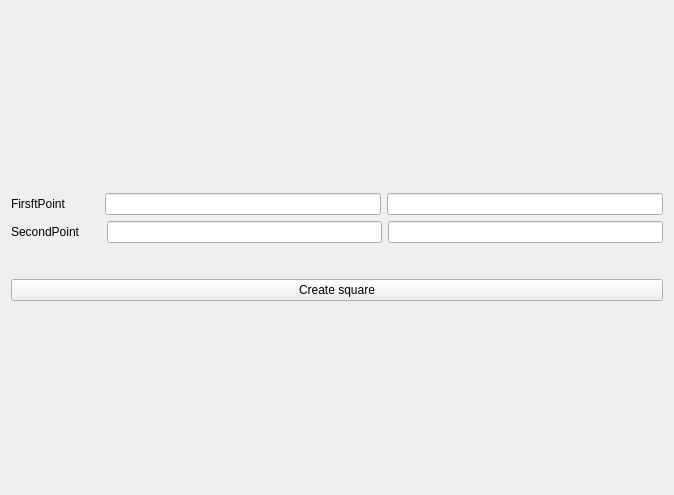
<?xml version="1.0" encoding="UTF-8"?>
<ui version="4.0">
 <class>CreateSquare</class>
 <widget class="QWidget" name="CreateSquare">
  <property name="geometry">
   <rect>
    <x>0</x>
    <y>0</y>
    <width>674</width>
    <height>495</height>
   </rect>
  </property>
  <property name="windowTitle">
   <string>Form</string>
  </property>
  <layout class="QVBoxLayout" name="verticalLayout">
   <item>
    <layout class="QVBoxLayout" name="verticalLayout_3">
     <item>
      <layout class="QHBoxLayout" name="horizontalLayout">
       <item>
        <widget class="QLabel" name="label">
         <property name="text">
          <string>FirsftPoint</string>
         </property>
        </widget>
       </item>
       <item>
        <spacer name="horizontalSpacer">
         <property name="orientation">
          <enum>Qt::Horizontal</enum>
         </property>
         <property name="sizeType">
          <enum>QSizePolicy::Fixed</enum>
         </property>
         <property name="sizeHint" stdset="0">
          <size>
           <width>33</width>
           <height>20</height>
          </size>
         </property>
        </spacer>
       </item>
       <item>
        <widget class="QLineEdit" name="x1_square"/>
       </item>
       <item>
        <widget class="QLineEdit" name="y1_square"/>
       </item>
      </layout>
     </item>
     <item>
      <layout class="QHBoxLayout" name="horizontalLayout_2">
       <item>
        <widget class="QLabel" name="label_2">
         <property name="text">
          <string>SecondPoint</string>
         </property>
        </widget>
       </item>
       <item>
        <spacer name="horizontalSpacer_2">
         <property name="orientation">
          <enum>Qt::Horizontal</enum>
         </property>
         <property name="sizeType">
          <enum>QSizePolicy::Fixed</enum>
         </property>
         <property name="sizeHint" stdset="0">
          <size>
           <width>20</width>
           <height>20</height>
          </size>
         </property>
        </spacer>
       </item>
       <item>
        <widget class="QLineEdit" name="x2_square">
         <property name="minimumSize">
          <size>
           <width>30</width>
           <height>20</height>
          </size>
         </property>
        </widget>
       </item>
       <item>
        <widget class="QLineEdit" name="y2_square"/>
       </item>
      </layout>
     </item>
     <item>
      <spacer name="verticalSpacer">
       <property name="orientation">
        <enum>Qt::Vertical</enum>
       </property>
       <property name="sizeType">
        <enum>QSizePolicy::Fixed</enum>
       </property>
       <property name="sizeHint" stdset="0">
        <size>
         <width>20</width>
         <height>30</height>
        </size>
       </property>
      </spacer>
     </item>
     <item>
      <widget class="QPushButton" name="pushButton">
       <property name="text">
        <string>Create square</string>
       </property>
      </widget>
     </item>
    </layout>
   </item>
  </layout>
 </widget>
 <resources/>
 <connections/>
</ui>
